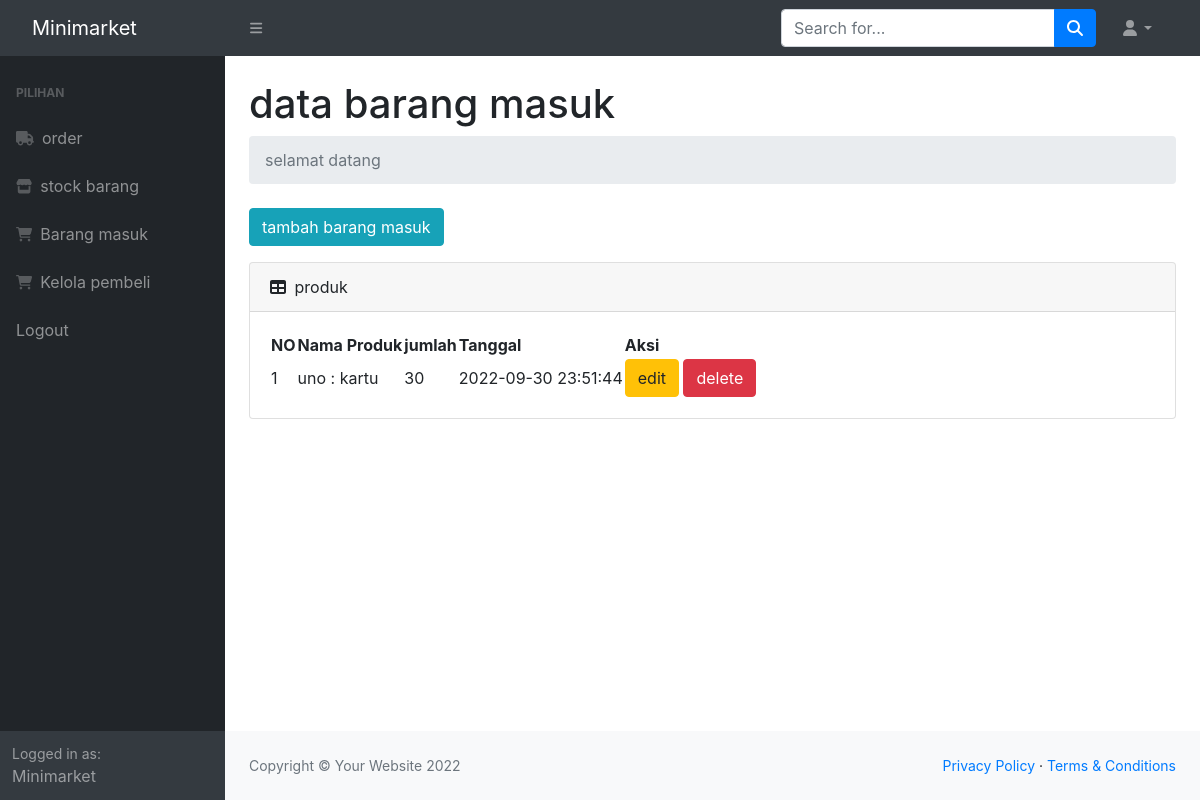
The page /masuk.php (signed in) on the database its author committed.
### tables this page shows
CREATE TABLE `masuk` (
  `idmasuk` int(11) NOT NULL,
  `idproduk` int(11) NOT NULL,
  `qty` int(11) NOT NULL,
  `tanggalmasuk` timestamp NOT NULL DEFAULT current_timestamp()
);

CREATE TABLE `produk` (
  `idproduk` int(11) NOT NULL,
  `namaproduk` varchar(30) NOT NULL,
  `deskripsi` varchar(50) NOT NULL,
  `harga` int(11) NOT NULL,
  `stock` int(11) NOT NULL
);

### masuk.php (the view, shortened to what this page needs)
<?php
require 'ceklogin.php';
?>
<!DOCTYPE html>
<html lang="en">
    <head>
        <link href="https://cdn.jsdelivr.net/npm/simple-datatables@latest/dist/style.css" rel="stylesheet" />
        <link href="css/styles.css" rel="stylesheet" />
        <link rel="stylesheet" href="https://cdn.jsdelivr.net/npm/bootstrap@4.6.1/dist/css/bootstrap.min.css">
    </head>
    <body class="sb-nav-fixed">
        <nav class="sb-topnav navbar navbar-expand navbar-dark bg-dark">
            <a class="navbar-brand ps-3" href="index.php">Minimarket</a>
            <button class="btn btn-link btn-sm order-1 order-lg-0 me-4 me-lg-0" id="sidebarToggle" href="#!"><i class="fas fa-bars"></i></button>
            <form class="d-none d-md-inline-block form-inline ms-auto me-0 me-md-3 my-2 my-md-0">
                <div class="input-group">
                    <input class="form-control" type="text" placeholder="Search for..." aria-label="Search for..." aria-describedby="btnNavbarSearch" />
                    <button class="btn btn-primary" id="btnNavbarSearch" type="button"><i class="fas fa-search"></i></button>
                </div>
            </form>
            <ul class="navbar-nav ms-auto ms-md-0 me-3 me-lg-4">
                <li class="nav-item dropdown">
                    <a class="nav-link dropdown-toggle" id="navbarDropdown" href="#" role="button" data-bs-toggle="dropdown" aria-expanded="false"><i class="fas fa-user fa-fw"></i></a>
                </li>
            </ul>
        </nav>
        <div id="layoutSidenav">
            <div id="layoutSidenav_nav">
                <nav class="sb-sidenav accordion sb-sidenav-dark" id="sidenavAccordion">
                    <div class="sb-sidenav-menu">
                        <div class="nav">
                            <div class="sb-sidenav-menu-heading">Pilihan</div>
                            <a class="nav-link" href="index.php">
                                <div class="sb-nav-link-icon"><i class="fa-solid fa-truck"></i></div>
                                order
                            </a>
                            <a class="nav-link" href="stock.php">
                                <div class="sb-nav-link-icon"><i class="fa-solid fa-store"></i></div>
                                stock barang
                            </a>
                            <a class="nav-link" href="masuk.php">
                                <div class="sb-nav-link-icon"><i class="fa-solid fa-cart-shopping"></i></div>
                                Barang masuk
                            </a>
                            <a class="nav-link" href="pembeli.php">
                                <div class="sb-nav-link-icon"><i class="fa-solid fa-cart-shopping"></i></div>
                                Kelola pembeli
                            </a>
                            <a class="nav-link" href="logout.php">
                                Logout
                            </a>
                        </div>
                    </div>
                    <div class="sb-sidenav-footer">
                        <div class="small">Logged in as:</div>
                        Minimarket
                    </div>
                </nav>
            </div>
            <div id="layoutSidenav_content">
                <main>
                    <div class="container-fluid px-4">
                        <h1 class="mt-4">data barang masuk</h1>
                        <ol class="breadcrumb mb-4">
                            <li class="breadcrumb-item active">selamat datang</li>
                        </ol>
                            <button type="button" class="btn btn-info mb-3" data-toggle="modal" data-target="#myModal">
                                tambah barang masuk
                            </button>
                        <div class="card mb-4">
                            <div class="card-header">
                                <i class="fas fa-table me-1"></i>
                                produk
                            </div>
                            <div class="card-body">
                                <table id="datatablesSimple">
                                    <thead>
                                        <tr>
                                            <th>NO</th>
                                            <th>Nama Produk</th>
                                            <th>jumlah</th>
                                            <th>Tanggal</th>
                                            <th>Aksi</th>
                                        </tr>
                                    </thead>
                                    <tbody>
                                        <?php
                                        $get = mysqli_query($c,"select * from masuk m, produk p where m.idproduk=p.idproduk");
                                        $i = 1;
                                        while($p=mysqli_fetch_array($get)){
                                            $namaproduk = $p['namaproduk'];
                                            $deskripsi = $p['deskripsi'];
                                            $qty = $p['qty'];
                                            $idmasuk = $p['idmasuk'];
                                            $tanggal = $p['tanggalmasuk'];
                                        ?>
                                            <tr>
                                            <td><?=$i++;?></td>
                                            <td><?=$namaproduk;?> : <?=$deskripsi;?> </td>
                                            <td><?=$qty;?></td>
                                            <td><?=$tanggal;?></td>
                                            <td>
                                            <button type="button" class="btn btn-warning " data-toggle="modal" data-target="#edit<?=$idmasuk;?>">
                                                edit
                                            </button>
                                             <button type="button" class="btn btn-danger " data-toggle="modal" data-target="#delete<?=$idmasuk;?>">
                                                delete
                                            </button></td>
                                            </tr>
                                        <?php
                                        };
                                        ?>
                                    </tbody>
                                </table>
                            </div>
                        </div>
                    </div>
                </main>
                <footer class="py-4 bg-light mt-auto">
                    <div class="container-fluid px-4">
                        <div class="d-flex align-items-center justify-content-between small">
                            <div class="text-muted">Copyright &copy; Your Website 2022</div>
                            <div>
                                <a href="#">Privacy Policy</a>
                                &middot;
                                <a href="#">Terms &amp; Conditions</a>
                            </div>
                        </div>
                    </div>
                </footer>
            </div>
        </div>
    </body>
</html>

### rows shown on the page
masuk: idproduk.namaproduk "uno", idproduk.deskripsi "kartu", qty "30", tanggalmasuk "2022-09-30 23:51:44"
